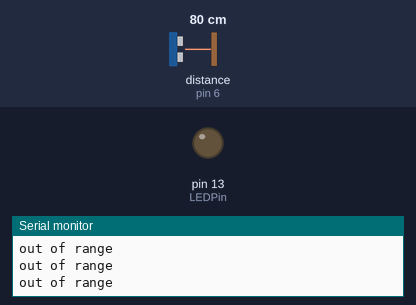
The sketch below on a simulated Arduino Uno, built with avr-gcc and run on an emulated ATmega328P. On the bench: output pins drawn as LEDs (lit = HIGH), the last lines printed to the serial monitor. Wiring (inferred from the names in the program): ultrasonic range finder: trigger pin 8; echo pin 6. The inputs (shaded band) are chosen by the test bench; at power-on: distance to the obstacle (sensor on pin 6) 80 cm. The echo pulse lasts 58.3 µs per cm; pins used as bus, display or sensor lines are not drawn.

Above: at 1.2 s.
1.3 s: distance to the obstacle (sensor on pin 6) set to 13 cm
2.8 s: distance to the obstacle (sensor on pin 6) set to 10 cm
At 3.3 s:
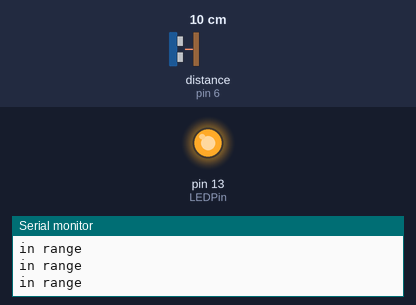
4.3 s: distance to the obstacle (sensor on pin 6) set to 18 cm
At 5.1 s:
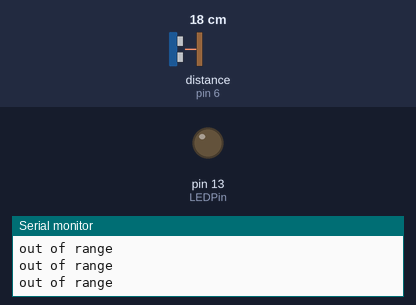
5.8 s: distance to the obstacle (sensor on pin 6) set to 4 cm
At 6.2 s:
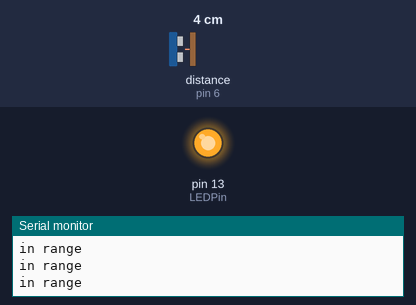
Timing chart, 0 to 8.3 s (numbered marks = the images above; inputs shaded):
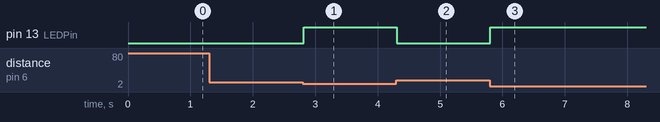

The sketch:

sonar.ino
```cpp
/*
 HC-SR04 Ping distance sensor:
 VCC to arduino 5v
 GND to arduino GND
 Echo to Arduino pin 7
 Trig to Arduino pin 8

 This sketch originates from Virtualmix: http://goo.gl/kJ8Gl
 Has been modified by Winkle ink here: http://winkleink.blogspot.com.au/2012/05/arduino-hc-sr04-ultrasonic-distance.html
 And modified further by ScottC here: http://arduinobasics.blogspot.com.au/2012/11/arduinobasics-hc-sr04-ultrasonic-sensor.html
 on 10 Nov 2012.
 */


#define echoPin 6 // Echo Pin
#define trigPin 8 // Trigger Pin
#define LEDPin 13 // Onboard LED

int maximumRange = 200; // Maximum range needed
int minimumRange = 0; // Minimum range needed
long duration, distance; // Duration used to calculate distance

void setup() {
 Serial.begin (9600);
 pinMode(trigPin, OUTPUT);
 pinMode(echoPin, INPUT);
 pinMode(LEDPin, OUTPUT); // Use LED indicator (if required)
}

void loop() {
/* The following trigPin/echoPin cycle is used to determine the
 distance of the nearest object by bouncing soundwaves off of it. */
 digitalWrite(trigPin, LOW);
 delayMicroseconds(2);

 digitalWrite(trigPin, HIGH);
 delayMicroseconds(10);

 digitalWrite(trigPin, LOW);
 duration = pulseIn(echoPin, HIGH);

 //Calculate the distance (in cm) based on the speed of sound.
 distance = duration/58.2;

if (distance <= 10 ){
  Serial.println("in range");
  digitalWrite(LEDPin, HIGH);
}
else {
  Serial.println("out of range");
  digitalWrite(LEDPin, LOW);
}
 //Delay 50ms before next reading.
 delay(50);
}
```

Measured:
- the behaviour switches between 12 and 11 cm on distance to the obstacle (sensor on pin 6) (found by bisection; images 0 and 1)
- after the input at 2.8 s, pin 13 (LEDPin): LOW → HIGH at once
- after the input at 4.3 s, pin 13 (LEDPin): HIGH → LOW at once
- after the input at 5.8 s, pin 13 (LEDPin): LOW → HIGH at once
